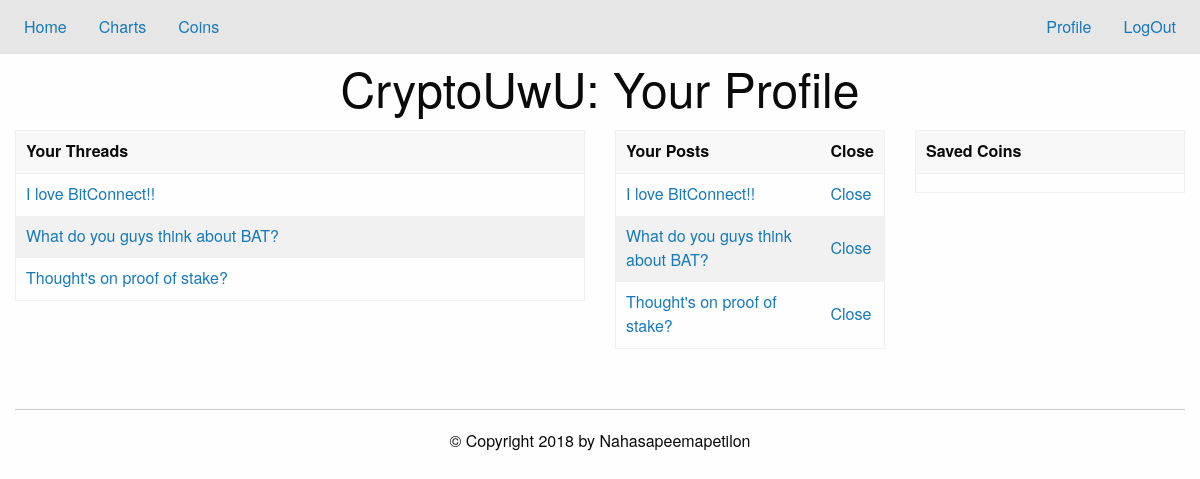
The app's page /profile (signed in), older data.
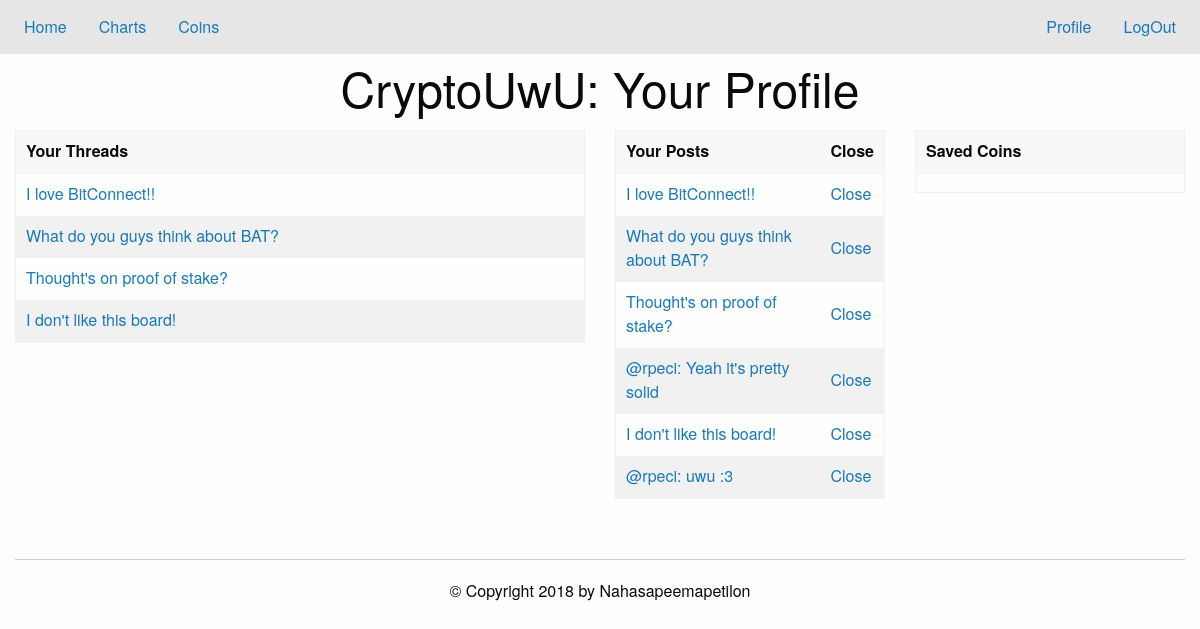
The same page, newer data.
### tables this page shows
CREATE TABLE rpeci_threads (threadID INT PRIMARY KEY, post TEXT);

CREATE TABLE rpeci_posts (threadID INT, postID INT, post TEXT);

### app.py (the view)
@app.route('/profile')
def load_profile():
    if noUser():
        return redirect('/')
    db = sqlite3.connect('./data/base.db')
    c = db.cursor()
    coins=dbEditor.getCoins(c,session['username'])
    threads=dbEditor.userThreads(c, session['username'])
    posts=dbEditor.userPosts(c,session['username'])
    db.close()
    return render_template('profile.html', coins=coins, threads=threads, posts=posts)

### app.py (called while the page is built)
def noUser():
    return 'username' not in session.keys()

### util/dbEditor.py (called while the page is built)
def foo_char_html(str): # parses through username
    return str.replace('&', '&amp;').replace('<', '&lt;').replace('>', '&gt;')

def getCoins(cursor,user): # get list of coins user likes
    t = cursor.execute("SELECT listCoins from coins WHERE username = ?;", (foo_char_html(user),)).fetchone()[0]
    val = t.split("!")
    return val

def userThreads(cursor,user):
    v = "SELECT post,threadID FROM " + user + "_threads;"
    l = list(cursor.execute(v))
    return l

def userPosts(cursor,user):
    v = "SELECT * FROM " + user + "_posts;"
    l = list(cursor.execute(v))
    return l

### templates/profile.html (shortened to what this page needs)
{% extends "home.html" %}
{% block content %}
<h1 class="text-center"> CryptoUwU: Your Profile</h1>
<div class="grid-container">
  <div class="grid-x grid-padding-x">
    <div class="cell small-6">
      <table class="hover">
	<thead><tr>
	    <th> Your Threads </th>
	</tr></thead>
	<tbody>
	  {% for thread in threads %}
	  <tr>
	    <td><a href="/thread?id={{thread[1]}}">{{ thread[0] }}</a></td>
	  </tr>
	  {% endfor %}
	</tbody>
      </table>
    </div>
  <div  class="cell small-3">
    <table class="hover">
      <thead><tr>
	  <th> Your Posts
	  </th>
	  <th> Close</th>
      </tr></thead>
      <tbody>
	{% for post in posts %}
	<tr data-closable>
	  <td><a href="/thread?id={{post[0]}}#{{post[1]}}">{{ post[2] }}</a>
	  </td>
	  <td><a href="#" data-close>Close</a>
	  </td>
	</tr>
	{% endfor %}
      </tbody>
    </table>
  </div>
  <div  class="cell small-3">
    <table class="hover">
      <thead><tr>
	  <th> Saved Coins </th>
      </tr></thead>
      <tbody>
	{% for coin in coins %}
	<tr>
	  <td>{{ coin }}</td>
	</tr>
	{% endfor %}
      </tbody>
    </table>
  </div>
</div>
{% endblock %}

### templates/home.html (shortened to what this page needs)
{% extends "layout.html" %}
{% block pageTop %}
<div class="top-bar">
  <div class="top-bar-left"><ul class="menu">
      <li><a href="/">Home</a></li>
      <li><a href="/chart">Charts</a></li>
	  <li><a href="/coins">Coins</a><li>
  </ul></div>
  <div class="top-bar-right"><ul class="menu">
      {% if notLoggedIn %}
      <li><button class="button" type="button" data-toggle="example-dropdown">Login</button>
	<div class="dropdown-pane" id="example-dropdown" data-dropdown data-auto-focus="true">
	  <form action="/auth" method="POST">
	    Username:<br>
	    <input type="text" name="username" placeholder="username">
	    Password:<br>
	    <input type="password" name="password" placeholder="password"><br>
	    <br>
	    <input class="button" type="submit">
	  </form>
	</div>
      </li>
      <li><a href="/register_page"> Sign Up</a></li>
      {% else %}
      <li> <a href="/profile"> Profile</a></li>
      <li> <a href="/logout"> LogOut </a></li>
      {% endif %}
  </ul></div>
</div>
{% endblock %}

### templates/layout.html (shortened to what this page needs)
<!DOCTYPE html>
<html lang="en" >
  <head>
    <link rel="stylesheet" href="https://cdn.jsdelivr.net/npm/foundation-sites@6.5.1/dist/css/foundation.min.css">
    <link rel="stylesheet" href="https://cdnjs.cloudflare.com/ajax/libs/foundation/6.0.1/css/foundation.css">
  </head>
  <body>
    {% block pageTop %}{% endblock %}
    {% block content %}{% endblock %}
    <br><hr>
    <div id="footer" class="grid-container">
      <div class="grid-x grid-padding-x">
	<div class="cell">
      {% block footer %}
      <h6 class="text-center"> &copy; Copyright 2018 by Nahasapeemapetilon</h6>
      {% endblock %}
	</div>
      </div>
    </div>
  </body>
</html>

Row changes from the older to the newer data that the page shows:
added rpeci_threads: post "I don't like this board!"
added rpeci_posts: post "@rpeci: Yeah it's pretty solid"
added rpeci_posts: post "I don't like this board!"
added rpeci_posts: post "@rpeci: uwu :3"
